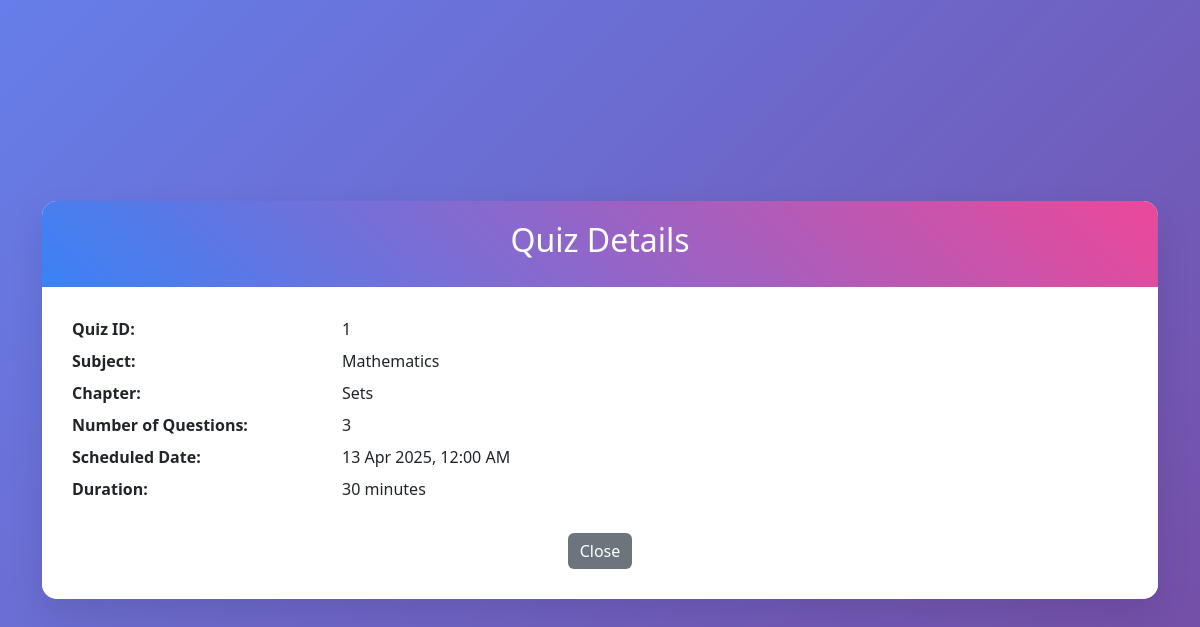
Page /user_dashboard/quiz_details/1 on the earlier database version.
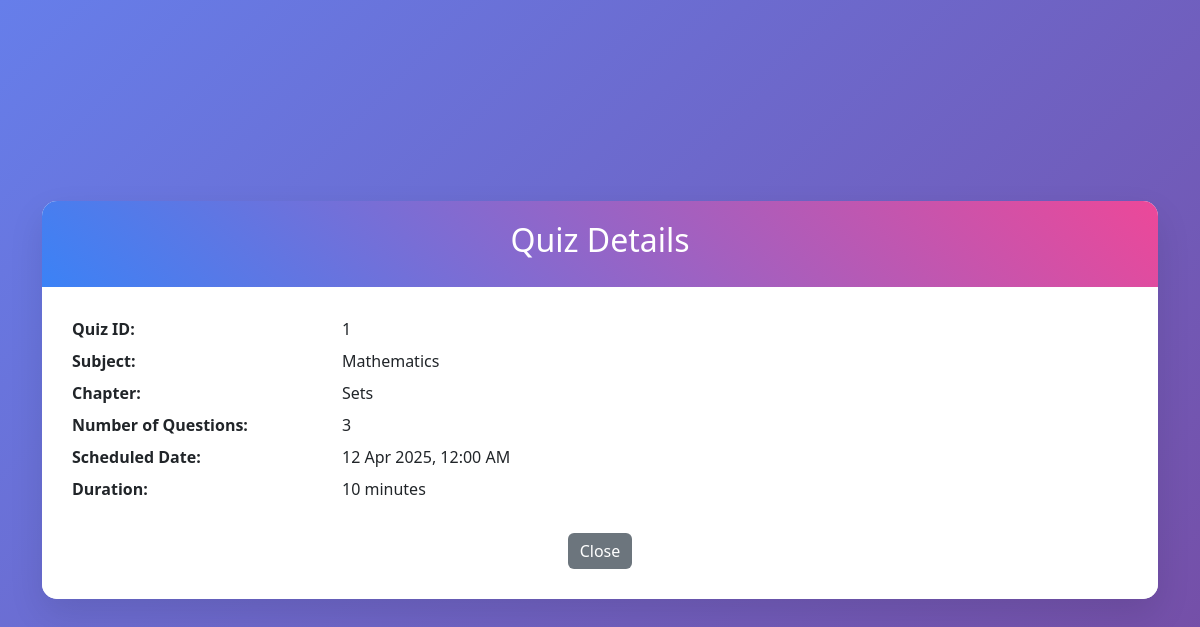
Same page on the later database version.
### models/models.py (models this page shows)
class Quiz(db.Model):
    __tablename__ = "quiz"
    id = db.Column(db.Integer , primary_key = True)
    name = db.Column(db.String(100), nullable=False)
    chapter_id = db.Column(db.Integer , db.ForeignKey('chapter.id') , nullable = False)
    subject_id = db.Column(db.Integer, db.ForeignKey('subject.id'), nullable=False)
    date_of_quiz = db.Column(db.DateTime , nullable = False)
    time_duration = db.Column(db.String(5) , nullable = False)
    remarks = db.Column(db.String(500) , nullable = True)
    questions = db.relationship('Question', backref='quiz', lazy=True , cascade="all, delete-orphan")
    scores = db.relationship('Score', backref='quiz', lazy=True , cascade="all, delete-orphan")

class Subject(db.Model):
    __tablename__ = "subject"
    id = db.Column(db.Integer , primary_key = True)
    name = db.Column(db.String(100) , nullable = False , unique = True)
    description = db.Column(db.String(500) , nullable = False)
    chapters = db.relationship("Chapter", backref = "subject", lazy = True , cascade="all, delete-orphan")

class Chapter(db.Model):
    __tablename__ = "chapter"
    id = db.Column(db.Integer , primary_key = True)
    name = db.Column(db.String(100) , nullable = False)
    description = db.Column(db.String(500) , nullable = False)
    subject_id = db.Column(db.Integer , db.ForeignKey('subject.id') , nullable = False)
    quizzes = db.relationship("Quiz", backref = "chapter", lazy = True , cascade="all, delete-orphan")
    questions = db.relationship('Question', backref='chapter', lazy=True)

### controllers/controllers.py (the view)
@app.route('/user_dashboard/quiz_details/<int:quiz_id>')
def quiz_details(quiz_id):
    quiz = Quiz.query.get_or_404(quiz_id)
    return render_template('quiz_details.html', quiz=quiz)

### templates/quiz_details.html (shortened to what this page needs)
<!DOCTYPE html>
<html lang="en">
<head>
    <link href="https://cdn.jsdelivr.net/npm/bootstrap@5.3.0/dist/css/bootstrap.min.css" rel="stylesheet">
    <link rel="stylesheet" href="{{ url_for('static', filename='add_subject.css') }}">
</head>
<body>
    <div class="container">
        <div class="quiz-details-card">
            <div class="card">
                <div class="card-header">
                    <h2>Quiz Details</h2>
                </div>
                <div class="card-body">
                    <dl class="row">
                        <dt class="col-sm-3">Quiz ID:</dt>
                        <dd class="col-sm-9">{{ quiz.id }}</dd>
                        <dt class="col-sm-3">Subject:</dt>
                        <dd class="col-sm-9">{{ quiz.chapter.subject.name }}</dd>
                        <dt class="col-sm-3">Chapter:</dt>
                        <dd class="col-sm-9">{{ quiz.chapter.name }}</dd>
                        <dt class="col-sm-3">Number of Questions:</dt>
                        <dd class="col-sm-9">{{ quiz.questions|length }}</dd>
                        <dt class="col-sm-3">Scheduled Date:</dt>
                        <dd class="col-sm-9">{{ quiz.date_of_quiz.strftime('%d %b %Y, %I:%M %p') }}</dd>
                        <dt class="col-sm-3">Duration:</dt>
                        <dd class="col-sm-9">{{ quiz.time_duration }} minutes</dd>
                    </dl>
                    <div class="text-center mt-4">
                        <a href="{{ url_for('user_dashboard') }}" class="btn btn-secondary">
                            Close
                        </a>
                    </div>
                </div>
            </div>
        </div>
    </div>
</body>
</html>

### static/add_subject.css (style rules this page uses)
body { background: linear-gradient(135deg, #667eea 0%, #764ba2 100%); min-height: 100vh; display: flex; align-items: center; justify-content: center; }
.card { border: none; border-radius: 15px; box-shadow: 0 15px 35px rgba(0,0,0,0.1); overflow: hidden; }
.card-header { background: linear-gradient(45deg, #3b82f6, #ec4899); color: white; text-align: center; padding: 20px; border-bottom: none; }
.card-body { background: rgba(255,255,255,0.9); padding: 30px; }
.btn-secondary { background-color: #6c757d; border: none; }

Differences in the rows shown:
changed Quiz id 1: date_of_quiz "13 Apr 2025, 12:00 AM" → "12 Apr 2025, 12:00 AM"; time_duration "30" → "10"
